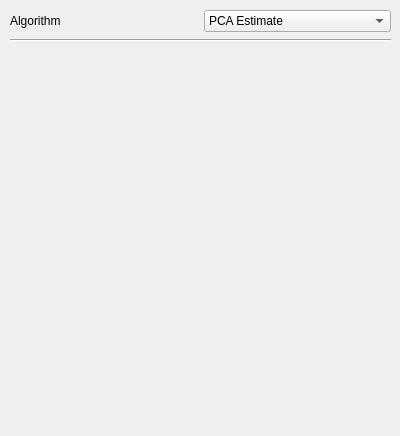
<?xml version="1.0" encoding="UTF-8"?>
<ui version="4.0">
 <class>ASMView</class>
 <widget class="QWidget" name="ASMView">
  <property name="geometry">
   <rect>
    <x>0</x>
    <y>0</y>
    <width>400</width>
    <height>436</height>
   </rect>
  </property>
  <property name="windowTitle">
   <string>Form</string>
  </property>
  <widget class="QWidget" name="verticalLayoutWidget">
   <property name="geometry">
    <rect>
     <x>10</x>
     <y>10</y>
     <width>381</width>
     <height>401</height>
    </rect>
   </property>
   <layout class="QVBoxLayout" name="verticalLayout">
    <property name="sizeConstraint">
     <enum>QLayout::SetDefaultConstraint</enum>
    </property>
    <item>
     <layout class="QHBoxLayout" name="horizontalLayout">
      <item>
       <widget class="QLabel" name="label">
        <property name="text">
         <string>Algorithm</string>
        </property>
       </widget>
      </item>
      <item>
       <widget class="QmitkDataStorageComboBox" name="Algorithm">
        <item>
         <property name="text">
          <string>PCA Estimate</string>
         </property>
        </item>
        <item>
         <property name="text">
          <string>Generate Training Set</string>
         </property>
        </item>
        <item>
         <property name="text">
          <string>LevelSet PCA Segmentation</string>
         </property>
        </item>
       </widget>
      </item>
     </layout>
    </item>
    <item>
     <widget class="Line" name="line">
      <property name="minimumSize">
       <size>
        <width>0</width>
        <height>5</height>
       </size>
      </property>
      <property name="orientation">
       <enum>Qt::Horizontal</enum>
      </property>
     </widget>
    </item>
    <item>
     <widget class="QStackedWidget" name="stackedWidget">
      <widget class="QWidget" name="page"/>
      <widget class="QWidget" name="page_2"/>
     </widget>
    </item>
   </layout>
  </widget>
 </widget>
 <customwidgets>
  <customwidget>
   <class>QmitkDataStorageComboBox</class>
   <extends>QComboBox</extends>
   <header>QmitkDataStorageComboBox.h</header>
  </customwidget>
 </customwidgets>
 <resources/>
 <connections/>
</ui>
